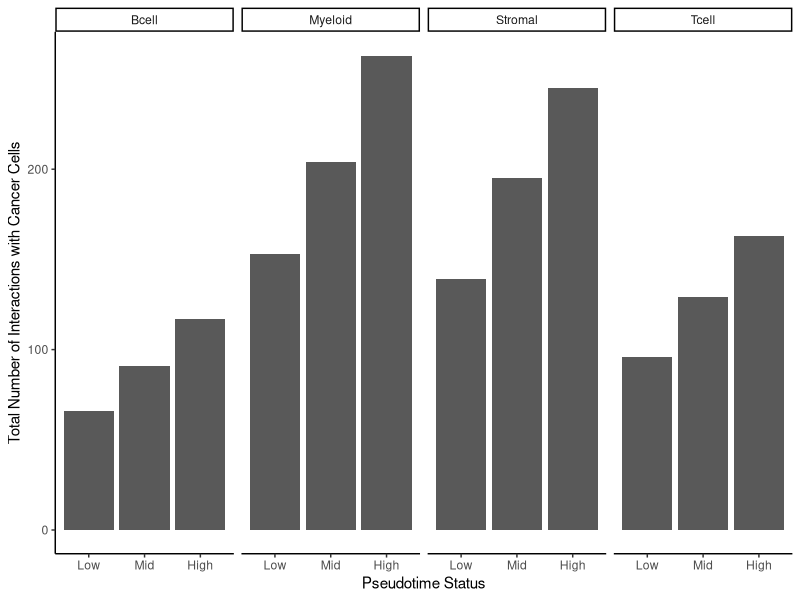

Recreate this plot in R.
####################################################
#Number of interactions with differnet TME compnents
####################################################


#Load required packages:
library(reshape)
library(ggplot2)

#Load metadata to see how many cells are in the differnet categories:
setwd("~/Documents/EMT_paper_revision/TCGA_PurityScaledAnalysis/MCF10_Cook_averaged/ScRNAseqAnalysis/GSE75688/CellphoneDb/Input/")
meta.data <- read.table("test_meta.txt", header = TRUE, sep = "\t")
table(meta.data$cell_type)


#Load interaction data
setwd("~/Documents/EMT_paper_revision/TCGA_PurityScaledAnalysis/MCF10_Cook_averaged/ScRNAseqAnalysis/GSE75688/CellphoneDb/Input/out")
df.net <- read.table("significant_means.txt", header = TRUE, sep = "\t")
df.net <- melt(df.net, id.vars = c("id_cp_interaction","interacting_pair","partner_a","partner_b","gene_a","gene_b","secreted","receptor_a","receptor_b","annotation_strategy","is_integrin","rank"))


#Check number of interactions
cell_types <- unique(as.character(meta.data$cell_type))
cell_types <- cell_types[!(cell_types %in% c("LowPseudotime_tumour","MidPseudotime_tumour","HighPseudotime_tumour"))]

Interaction_number <- NULL

for (i in cell_types) {
  
  print(i)
  df.net.low <- df.net[df.net$variable %in% c(paste(i,".LowPseudotime_tumour",sep = ""),paste("LowPseudotime_tumour.",i,sep = "")),]
  df.net.low <- na.omit(df.net.low)
  df.net.low <- dim(df.net.low)[1]
  Interaction_number <- c(Interaction_number, df.net.low)
  
  
  df.net.mid <- df.net[df.net$variable %in% c(paste(i,".MidPseudotime_tumour",sep = ""),paste("MidPseudotime_tumour.",i,sep = "")),]
  df.net.mid <- na.omit(df.net.mid)
  df.net.mid <- dim(df.net.mid)[1]
  Interaction_number <- c(Interaction_number, df.net.mid)
  
  
  df.net.high <- df.net[df.net$variable %in% c(paste(i,".HighPseudotime_tumour",sep = ""),paste("HighPseudotime_tumour.",i,sep = "")),]
  df.net.high <- na.omit(df.net.high)
  df.net.high <- dim(df.net.high)[1]
  Interaction_number <- c(Interaction_number, df.net.high)
  
  
  
}

CellType <- NULL

for (i in cell_types) {
  
  print(i)
  
  CellType <- c(CellType, rep(i,3))
  
}

l <- length(cell_types)
PseudotimeStatus <- rep(c("Low","Mid","High"),l)
summary <- data.frame(CellType, PseudotimeStatus, Interaction_number)
summary$PseudotimeStatus <- factor(summary$PseudotimeStatus, levels = c("Low","Mid","High"))


#Boxplot summary
pdf("Chung2017_InteractionNumberSummary.pdf",height = 5,width = 10)
ggplot(summary, aes(x=PseudotimeStatus, y=Interaction_number)) + 
  geom_bar(stat = "identity") +  facet_wrap(.~CellType, nrow = 1) + theme_classic() + ylab("Total Number of Interactions with Cancer Cells") + xlab("Pseudotime Status")
dev.off()
